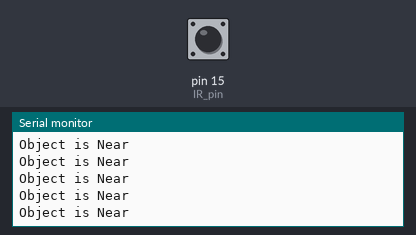
Simulated run of this sketch. Board: Arduino Uno, built with avr-gcc and run on an emulated ATmega328P. Parts: the last lines printed to the serial monitor. The inputs (shaded band) are chosen by the test bench; at power-on: pin 15 (IR_pin) LOW.

Above: at 1.2 s.
1.3 s: pin 15 (IR_pin) driven HIGH
At 2.0 s:
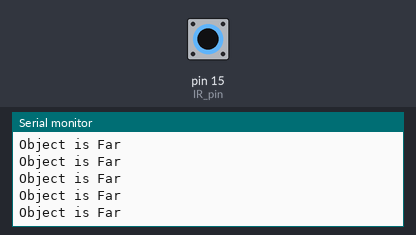
3.2 s: pin 15 (IR_pin) driven LOW
At 4.0 s:
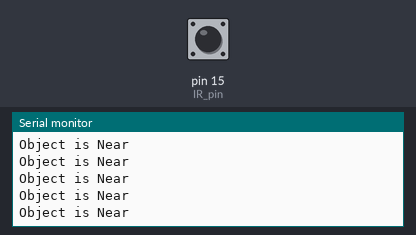
6.2 s: pin 15 (IR_pin) driven HIGH
At 7.2 s:
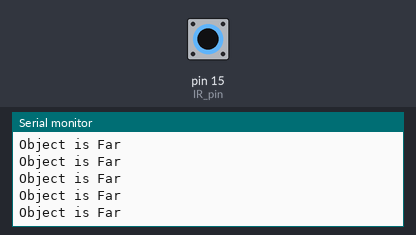
9.2 s: pin 15 (IR_pin) driven LOW
At 10.1 s:
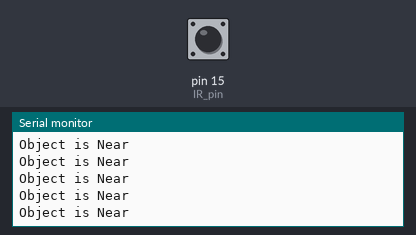
12.2 s: pin 15 (IR_pin) driven HIGH
At 12.7 s:
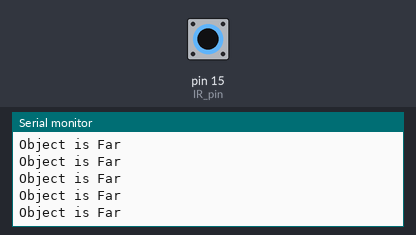

The sketch:

IR_Sensor_test.ino
```cpp
const int IR_pin = 15;

void setup() {
  pinMode(IR_pin,INPUT);
  Serial.begin(9600);
}

void loop() {
  bool state = digitalRead(IR_pin);
  if(state){
    Serial.println("Object is Far");
  }else{
    Serial.println("Object is Near");
  }
}
```

Measured:
- after the input at 1.3 s, the serial monitor: prints a new line after 0.08 s (image 1)
